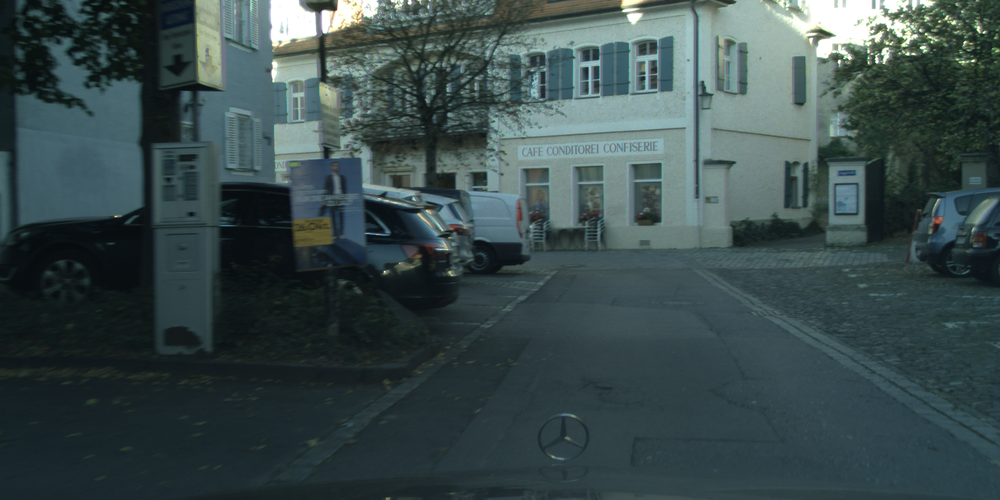
#> input picture example.png, 1000 x 500 px, shrunk from 2048 x 1024 before the run
$ python -i check.py   (imports and definitions only)
#> lines starting #> are read from the running program, lines starting #| are printed output that depends on the picture
#> further down, picture is the input picture: shape (500, 1000, 3); mean B, G, R 76, 75.3, 58.1

import cv2
import numpy as np
import PIL
from PIL import Image, ImageEnhance, ImageOps
import time


impth = "../example.png"


#  ch = im[:, :, 0]
#  n_bins = 256.
#  hist = cv2.calcHist([ch], [0], None, [n_bins], [0, n_bins])
#

def equalize_func(img):
    '''
        same output as PIL.ImageOps.equalize
        PIL's implementation is different from cv2.equalize
    '''
    n_bins = 256
    def tune_channel(ch, flag=False):
#> called with flag = False
        hist = cv2.calcHist([ch], [0], None, [n_bins], [0, n_bins])
#> hist = 256 values, max 9640 at index 70, min 0 at index 0, mean 1953.1
        non_zero_hist = hist[hist != 0].reshape(-1)
#> non_zero_hist = 243 values, max 9640 at index 57, min 16 at index 0, mean 2057.6
        step = np.sum(non_zero_hist[:-1]) // (n_bins - 1)
#> step = 1944
        if step == 0: return ch
        n = np.empty_like(hist)
        n[0] = step // 2
        n[1:] = hist[:-1]
        table = (np.cumsum(n) // step).clip(0, 255).astype(np.uint8)
#> table = 256 values from 0 to 255
        if flag:
            flag = False
            print(table)
        return table[ch]
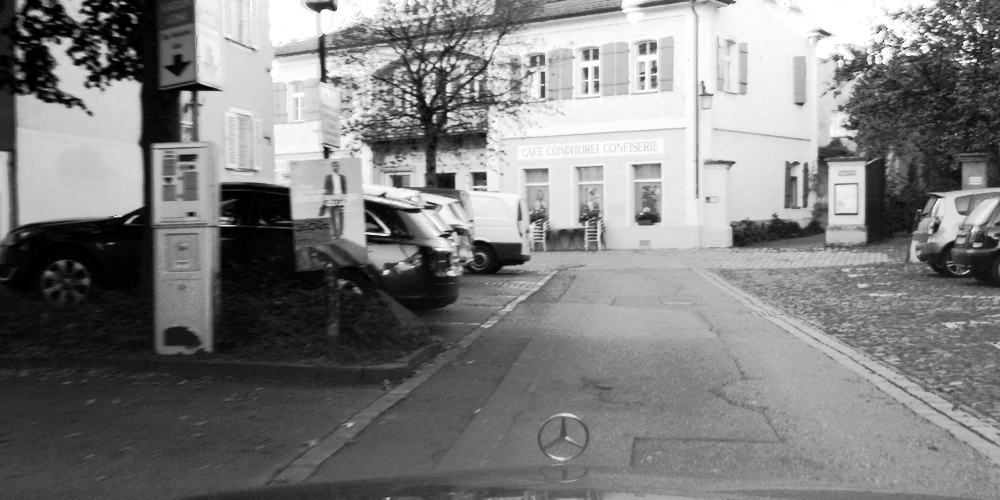
#> returned value: shape (500, 1000); min 0, max 255, mean 127.5
    channels = [tune_channel(ch) for i, ch in enumerate(cv2.split(img))]
#> call 2 of tune_channel, with flag = False
#> in tune_channel (call 2), `hist = cv2.calcHist([ch], [0], None, [n_bins], [0, n_bins])`: hist = 256 values, max 11698 at index 65, min 0 at index 0, mean 1953.1
#> in tune_channel (call 2), `non_zero_hist = hist[hist != 0].reshape(-1)`: non_zero_hist = 246 values, max 11698 at index 55, min 3 at index 0, mean 2032.5
#> in tune_channel (call 2), `step = np.sum(non_zero_hist[:-1]) // (n_bins - 1)`: step = 1940
#> in tune_channel (call 2), `return table[ch]`:
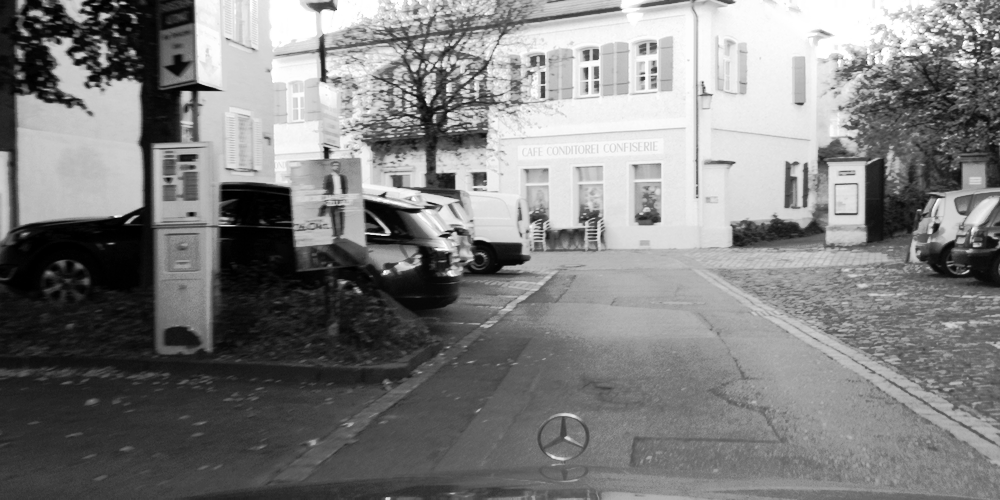
#> returned value: shape (500, 1000); min 0, max 255, mean 127.7
#> call 3 of tune_channel, with flag = False
#> in tune_channel (call 3), `hist = cv2.calcHist([ch], [0], None, [n_bins], [0, n_bins])`: hist = 256 values, max 11596 at index 47, min 0 at index 0, mean 1953.1
#> in tune_channel (call 3), `non_zero_hist = hist[hist != 0].reshape(-1)`: non_zero_hist = 251 values, max 11596 at index 42, min 2 at index 0, mean 1992
#> in tune_channel (call 3), `step = np.sum(non_zero_hist[:-1]) // (n_bins - 1)`: step = 1942
#> in tune_channel (call 3), `return table[ch]`:
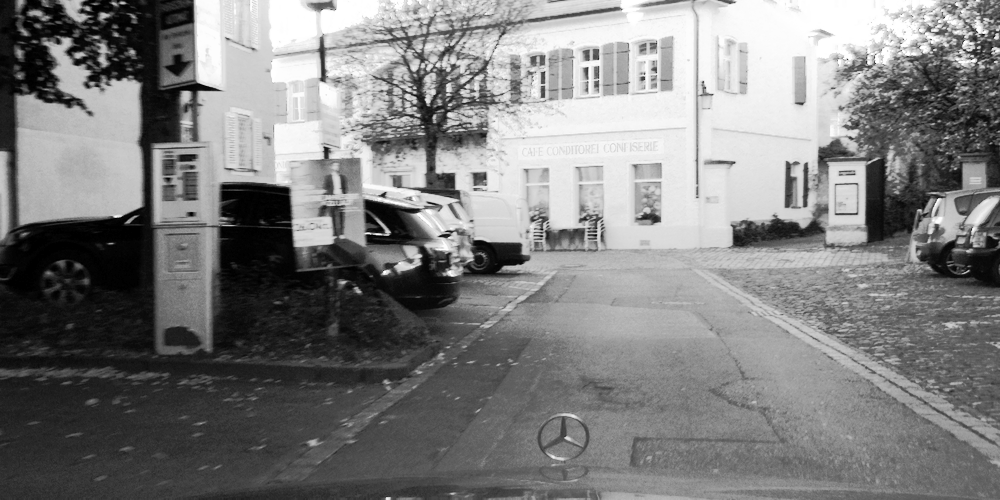
#> returned value: shape (500, 1000); min 0, max 255, mean 127.3
#> channels = 3 items
    # [6 lines of commented-out code are left out]
    out = cv2.merge(channels)
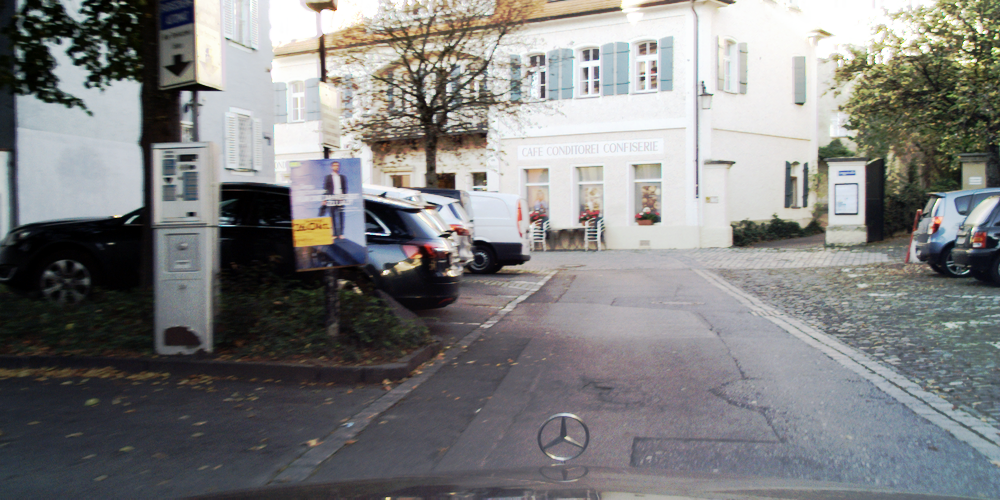
#> out: shape (500, 1000, 3); mean of channels 0, 1, 2 127.5, 127.7, 127.3; drawn as B, G, R
    return out


# [115 lines left out: functions autocontrast_func, sharpness_func, color_func, contrast_func, brightness_func, not called in this run]


# [2 lines not run here, left out]

# [83 lines of commented-out code are left out]

import dataloader

# [1 line not run here, left out]

>>> import cv2
>>> picture = cv2.imread('../example.png')
>>> result = equalize_func(picture)
